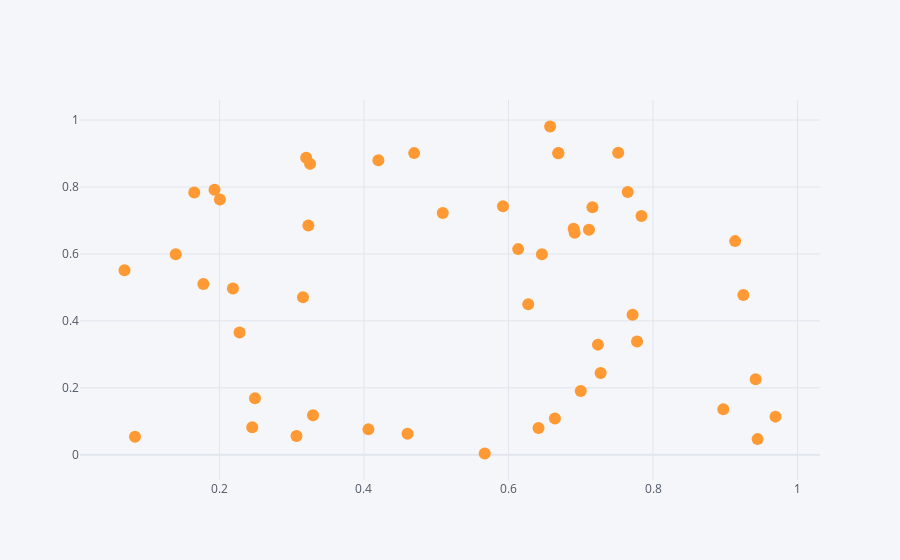

The notebook cell saved with this chart:
### Code cell
df2 = pd.DataFrame(np.random.rand(50, 4), columns=['a', 'b', 'c', 'd']) #DataFrame Generation

df2.iplot(kind='scatter',x='a',y='b',mode='markers')

### Figure 1 — Plotly figure (JSON) as saved in the notebook; plotly's stock layout.template omitted (floating-point values rounded to 4 significant figures)
{"data": [{"line": {"color": "rgba(255, 153, 51, 1.0)", "dash": "solid", "shape": "linear", "width": 1.3}, "marker": {"size": 12, "symbol": "circle"}, "mode": "markers", "name": "b", "text": "", "type": "scatter", "x": [0.2454, 0.5923, 0.6691, 0.2007, 0.3254, 0.3156, 0.8972, 0.3066, 0.6916, 0.08321, 0.06869, 0.4062, 0.2492, 0.2279, 0.3231, 0.6415, 0.7778, 0.7518, 0.4603, 0.6642, 0.9419, 0.7113, 0.4695, 0.7717, 0.509, 0.9249, 0.6576, 0.7161, 0.6688, 0.1778, 0.1396, 0.32, 0.9694, 0.4199, 0.6273, 0.5671, 0.9136, 0.2187, 0.7238, 0.6134, 0.7275, 0.1932, 0.3295, 0.7649, 0.7, 0.1652, 0.6901, 0.6462, 0.9446, 0.784], "y": [0.08176, 0.7425, 0.9015, 0.7626, 0.8691, 0.4703, 0.1361, 0.05578, 0.6629, 0.05393, 0.5511, 0.07573, 0.1689, 0.3652, 0.6847, 0.07971, 0.338, 0.9022, 0.06291, 0.1085, 0.2258, 0.6722, 0.9012, 0.4181, 0.7222, 0.4775, 0.9808, 0.7395, 0.9007, 0.5103, 0.5992, 0.8876, 0.1138, 0.8799, 0.4497, 0.003618, 0.6383, 0.4965, 0.329, 0.6144, 0.244, 0.7917, 0.1181, 0.7854, 0.1907, 0.7837, 0.6754, 0.599, 0.04658, 0.7136]}], "layout": {"legend": {"bgcolor": "#F5F6F9", "font": {"color": "#4D5663"}}, "paper_bgcolor": "#F5F6F9", "plot_bgcolor": "#F5F6F9", "title": {"font": {"color": "#4D5663"}}, "xaxis": {"gridcolor": "#E1E5ED", "showgrid": true, "tickfont": {"color": "#4D5663"}, "title": {"font": {"color": "#4D5663"}, "text": ""}, "zerolinecolor": "#E1E5ED"}, "yaxis": {"gridcolor": "#E1E5ED", "showgrid": true, "tickfont": {"color": "#4D5663"}, "title": {"font": {"color": "#4D5663"}, "text": ""}, "zerolinecolor": "#E1E5ED"}}}
